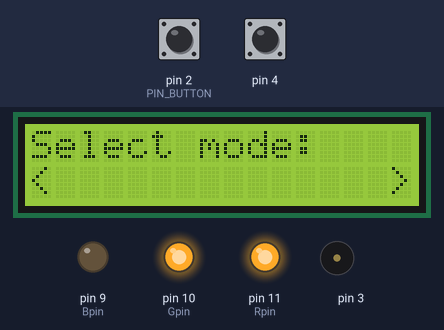
Bench run of a sketch on a simulated Arduino Uno, built with avr-gcc and run on an emulated ATmega328P. Parts: 16×2 character LCD, output pins drawn as LEDs (lit = HIGH), buzzer (waves = sounding). The test bench sets the inputs (shaded band); at power-on: pin 2 (PIN_BUTTON) LOW, pin 4 HIGH. Random numbers use the default seed unless the sketch sets one.

Above: at 7.6 s.
7.7 s: pin 2 (PIN_BUTTON) pulled HIGH for 0.75 s
At 9.76 s:
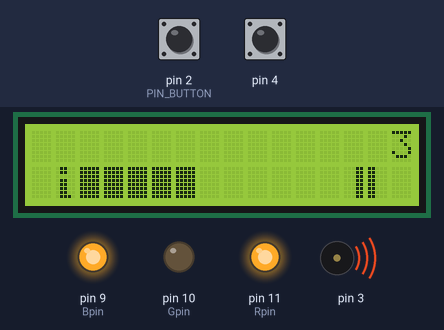
10.3 s: pin 2 (PIN_BUTTON) pulled HIGH for 1 s
At 12.91 s:
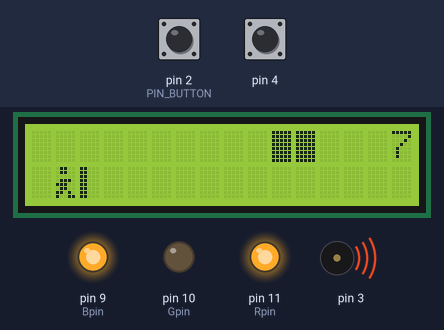
13.1 s: pin 2 (PIN_BUTTON) pulled HIGH for 0.75 s
At 15.28 s:
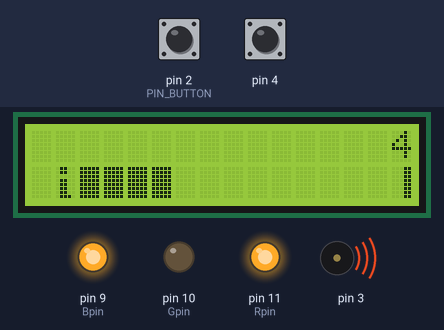
16.2 s: pin 2 (PIN_BUTTON) pulled HIGH for 3.2 s
At 17.94 s:
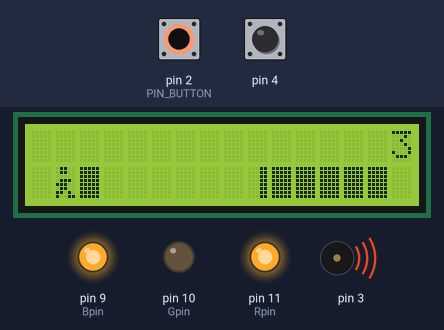
20.9 s: pin 2 (PIN_BUTTON) pulled HIGH for 0.75 s
At 23.12 s:
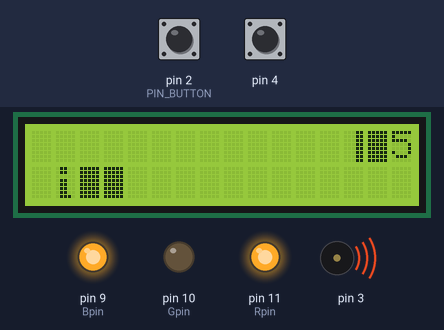
24.3 s: pin 2 (PIN_BUTTON) pulled HIGH for 1 s
At 26.66 s:
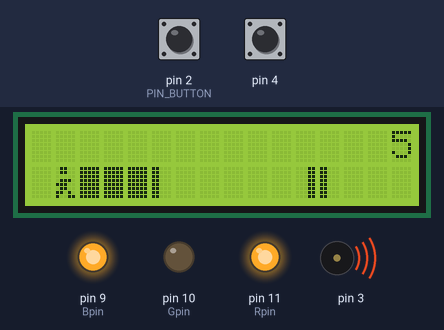
Timing chart, 0 to 28.6 s (numbered marks = the images above; inputs shaded):
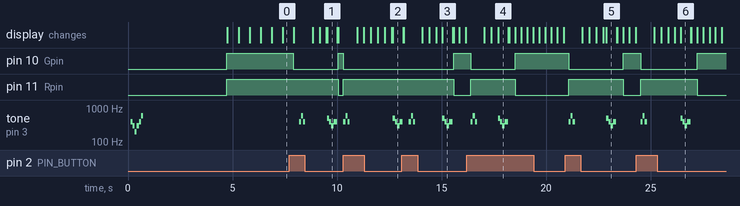

Measured:
- after the input at 7.7 s, pin 9 (Bpin): LOW → HIGH after 0.20 s; pin 10 (Gpin): HIGH → LOW after 0.20 s, → HIGH 2.2 s later; pin 11 (Rpin): HIGH → LOW after 2.4 s; tone on pin 3: plays 400 Hz for 0.10 s, 600 Hz for 0.10 s, 400 Hz for 0.10 s, 500 Hz for 0.10 s, 400 Hz for 0.10 s, 300 Hz for 0.12 s … (7 notes in this stretch), starting after 0.48 s
- after the input at 10.3 s, pin 10 (Gpin): HIGH → LOW at once; pin 11 (Rpin): LOW → HIGH at once; tone on pin 3: plays 400 Hz for 0.10 s, 600 Hz for 0.10 s, 400 Hz for 0.10 s, 500 Hz for 0.10 s, 400 Hz for 0.10 s, 300 Hz for 0.12 s … (7 notes in this stretch), starting at once
- after the input at 16.2 s, pin 10 (Gpin): HIGH → LOW after 0.20 s, → HIGH 2.1 s later; pin 11 (Rpin): LOW → HIGH after 0.20 s, → LOW 2.1 s later; tone on pin 3: plays 400 Hz for 0.10 s, 600 Hz for 0.10 s, 400 Hz for 0.10 s, 500 Hz for 0.10 s, 400 Hz for 0.10 s, 300 Hz for 0.12 s … (7 notes in this stretch), starting after 0.20 s
- after the input at 20.9 s, pin 10 (Gpin): HIGH → LOW after 0.18 s, → HIGH 2.6 s later; pin 11 (Rpin): LOW → HIGH after 0.18 s, → LOW 2.6 s later; tone on pin 3: plays 400 Hz for 0.10 s, 600 Hz for 0.10 s, 400 Hz for 0.10 s, 500 Hz for 0.10 s, 400 Hz for 0.10 s, 300 Hz for 0.12 s … (7 notes in this stretch), starting after 0.18 s
- after the input at 24.3 s, pin 10 (Gpin): HIGH → LOW after 0.22 s, → HIGH 2.7 s later; pin 11 (Rpin): LOW → HIGH after 0.22 s, → LOW 2.7 s later; tone on pin 3: plays 400 Hz for 0.10 s, 600 Hz for 0.10 s, 400 Hz for 0.10 s, 500 Hz for 0.10 s, 400 Hz for 0.10 s, 300 Hz for 0.12 s … (7 notes in this stretch), starting after 0.22 s
- what the display in image 1 shows lasts 0.5 s, from 9.5 s to 10.0 s

The sketch:

JUMP_OR_DIE3.ino
```cpp
// SCHEME
// GND and Pin 3 - Buzzer
// GND and Reset - button
// GND and Pin 4 - button
// GND and Pin 2 - button
// --------DISPLAY---------
// SCL - A5
// SDA - A4
// GND - GND
// VCC - 5V


#include <LiquidCrystal_I2C.h>
volatile int grasw;
volatile int napis;
volatile int podmenu;
#define PIN_BUTTON 2
#define PIN_AUTOPLAY 1
#define PIN_READWRITE 10
#define PIN_CONTRAST 12
#define SPRITE_RUN1 1
#define SPRITE_RUN2 2
#define SPRITE_JUMP 3
#define SPRITE_JUMP_UPPER '.'
#define SPRITE_JUMP_LOWER 4
#define SPRITE_TERRAIN_EMPTY ' '
#define SPRITE_TERRAIN_SOLID 5
#define SPRITE_TERRAIN_SOLID_RIGHT 6
#define SPRITE_TERRAIN_SOLID_LEFT 7
#define HERO_HORIZONTAL_POSITION 1
#define TERRAIN_WIDTH 16
#define TERRAIN_EMPTY 0
#define TERRAIN_LOWER_BLOCK 1
#define TERRAIN_UPPER_BLOCK 2
#define HERO_POSITION_OFF 0
#define HERO_POSITION_RUN_LOWER_1 1
#define HERO_POSITION_RUN_LOWER_2 2
#define HERO_POSITION_JUMP_1 3
#define HERO_POSITION_JUMP_2 4
#define HERO_POSITION_JUMP_3 5
#define HERO_POSITION_JUMP_4 6
#define HERO_POSITION_JUMP_5 7
#define HERO_POSITION_JUMP_6 8
#define HERO_POSITION_JUMP_7 9
#define HERO_POSITION_JUMP_8 10
#define HERO_POSITION_RUN_UPPER_1 11
#define HERO_POSITION_RUN_UPPER_2 12

LiquidCrystal_I2C lcd(0x27, 16, 2);
static char terrainUpper[TERRAIN_WIDTH + 1];
static char terrainLower[TERRAIN_WIDTH + 1];
static bool buttonPushed = false;
char wybor;
char wyborpoz;

#define Rpin 11
#define Gpin 10
#define Bpin 9

void LED_color(int r,int g,int b){
  analogWrite(Rpin,255-r);
  analogWrite(Gpin,255-g);
  analogWrite(Bpin,255-b);

  }
void initializeGraphics(){
  static byte graphics[] = {
    // Run position 1
    B01100,
    B01100,
    B00000,
    B01110,
    B11100,
    B01100,
    B11010,
    B10011,
    // Run position 2
    B01100,
    B01100,
    B00000,
    B01100,
    B01100,
    B01100,
    B01100,
    B01110,
    // Jump
    B01100,
    B01100,
    B00000,
    B11110,
    B01101,
    B11111,
    B10000,
    B00000,
    // Jump lower
    B11110,
    B01101,
    B11111,
    B10000,
    B00000,
    B00000,
    B00000,
    B00000,
    // Ground
    B11111,
    B11111,
    B11111,
    B11111,
    B11111,
    B11111,
    B11111,
    B11111,
    // Ground right
    B00011,
    B00011,
    B00011,
    B00011,
    B00011,
    B00011,
    B00011,
    B00011,
    // Ground left
    B11000,
    B11000,
    B11000,
    B11000,
    B11000,
    B11000,
    B11000,
    B11000,
  };
  int i;


  for (i = 0; i < 7; ++i) {
    lcd.createChar(i + 1, &graphics[i * 8]);
  }
  for (i = 0; i < TERRAIN_WIDTH; ++i) {
    terrainUpper[i] = SPRITE_TERRAIN_EMPTY;
    terrainLower[i] = SPRITE_TERRAIN_EMPTY;
  }
}

void advanceTerrain(char* terrain, byte newTerrain){
  //<表达式1>?<表达式2>:<表达式3>
  //在运算中，首第一个表达式进行检验，如果为真，则返回表达式2的值;如果为假，则返回表达式3的值。
  for (int i = 0; i < TERRAIN_WIDTH; ++i) {
    char current = terrain[i];
    char next = (i == TERRAIN_WIDTH-1) ? newTerrain : terrain[i+1];
    switch (current){
      case SPRITE_TERRAIN_EMPTY:
        terrain[i] = (next == SPRITE_TERRAIN_SOLID) ? SPRITE_TERRAIN_SOLID_RIGHT : SPRITE_TERRAIN_EMPTY;
        break;
      case SPRITE_TERRAIN_SOLID:
        terrain[i] = (next == SPRITE_TERRAIN_EMPTY) ? SPRITE_TERRAIN_SOLID_LEFT : SPRITE_TERRAIN_SOLID;
        break;
      case SPRITE_TERRAIN_SOLID_RIGHT:
        terrain[i] = SPRITE_TERRAIN_SOLID;
        break;
      case SPRITE_TERRAIN_SOLID_LEFT:
        terrain[i] = SPRITE_TERRAIN_EMPTY;
        break;
    }
  }
}
void gl (int czas, int glos){ //播放声音

tone(3, glos);   //在3号角产生频率为glos的脉冲，驱动蜂鸣器
delay(czas);     //保持的时间
noTone(3);//关闭蜂鸣器
}


bool drawHero(byte position, char* terrainUpper, char* terrainLower, unsigned int score) {
  bool collide = false;
  char upperSave = terrainUpper[HERO_HORIZONTAL_POSITION];
  char lowerSave = terrainLower[HERO_HORIZONTAL_POSITION];
  byte upper, lower;
  switch (position) {
    case HERO_POSITION_OFF:
      upper = lower = SPRITE_TERRAIN_EMPTY;
      break;
    case HERO_POSITION_RUN_LOWER_1:
      upper = SPRITE_TERRAIN_EMPTY;
      lower = SPRITE_RUN1;
      break;
    case HERO_POSITION_RUN_LOWER_2:
      upper = SPRITE_TERRAIN_EMPTY;
      lower = SPRITE_RUN2;
      break;
    case HERO_POSITION_JUMP_1:
    case HERO_POSITION_JUMP_8:
      upper = SPRITE_TERRAIN_EMPTY;
      lower = SPRITE_JUMP;
      break;
    case HERO_POSITION_JUMP_2:
    case HERO_POSITION_JUMP_7:
      upper = SPRITE_JUMP_UPPER;
      lower = SPRITE_JUMP_LOWER;
      break;
    case HERO_POSITION_JUMP_3:
    case HERO_POSITION_JUMP_4:
    case HERO_POSITION_JUMP_5:
    case HERO_POSITION_JUMP_6:
      upper = SPRITE_JUMP;
      lower = SPRITE_TERRAIN_EMPTY;
      break;
    case HERO_POSITION_RUN_UPPER_1:
      upper = SPRITE_RUN1;
      lower = SPRITE_TERRAIN_EMPTY;
      break;
    case HERO_POSITION_RUN_UPPER_2:
      upper = SPRITE_RUN2;
      lower = SPRITE_TERRAIN_EMPTY;
      break;
  }
  if (upper != ' ') {
    terrainUpper[HERO_HORIZONTAL_POSITION] = upper;
    collide = (upperSave == SPRITE_TERRAIN_EMPTY) ? false : true;

  }
  if (lower != ' ') {
    terrainLower[HERO_HORIZONTAL_POSITION] = lower;
    collide |= (lowerSave == SPRITE_TERRAIN_EMPTY) ? false : true;
  }

  byte digits = (score > 9999) ? 5 : (score > 999) ? 4 : (score > 99) ? 3 : (score > 9) ? 2 : 1;

  // Draw the scene
  terrainUpper[TERRAIN_WIDTH] = '\0';
  terrainLower[TERRAIN_WIDTH] = '\0';
  char temp = terrainUpper[16-digits];
  terrainUpper[16-digits] = '\0';
  lcd.setCursor(0,0);
  lcd.print(terrainUpper);
  terrainUpper[16-digits] = temp;
  lcd.setCursor(0,1);
  lcd.print(terrainLower);

  lcd.setCursor(16 - digits,0);
  lcd.print(score);

  terrainUpper[HERO_HORIZONTAL_POSITION] = upperSave;
  terrainLower[HERO_HORIZONTAL_POSITION] = lowerSave;
  return collide;
}

// Handle the button push as an interrupt
void buttonPush() {
  buttonPushed = true;

}

void poczatek(){    // 启动时播放音乐
  lcd.setCursor(2,0);//在第二列第一行开始显示
  lcd.print("JUMP OR DIE");

  gl(100,400);
  gl(100,300);
  gl(100,200);
  gl(100,300);
  gl(100,400);
  gl(100,600);
  delay(4000);
  lcd.clear();

}

void gra(int poziomgry){
  static byte heroPos = HERO_POSITION_RUN_LOWER_1;
  static byte newTerrainType = TERRAIN_EMPTY;
  static byte newTerrainDuration = 1;
  static bool playing = false;
  static bool blink = false;
  static unsigned int distance = 0;
  if (!playing) {
    drawHero((blink) ? HERO_POSITION_OFF : heroPos, terrainUpper, terrainLower, distance >> 3);
    if (blink) {
      lcd.clear();
      lcd.setCursor(0,0);
      lcd.print("Press  JUMP");
      LED_color(255,0,0);
    }
    delay(250);
    blink = !blink;
    if (buttonPushed){
      LED_color(0,255,0);
      gl(100,400);
      gl(100,600);
      gl(100,400);
      initializeGraphics();
      heroPos = HERO_POSITION_RUN_LOWER_1;
      playing = true;
      buttonPushed = false;
      distance = 0;
    }
    return;
  }

  // Shift the terrain to the left
  advanceTerrain(terrainLower, newTerrainType == TERRAIN_LOWER_BLOCK ? SPRITE_TERRAIN_SOLID : SPRITE_TERRAIN_EMPTY);
  advanceTerrain(terrainUpper, newTerrainType == TERRAIN_UPPER_BLOCK ? SPRITE_TERRAIN_SOLID : SPRITE_TERRAIN_EMPTY);

  // Make new terrain to enter on the right
  if (--newTerrainDuration == 0) {
    if (newTerrainType == TERRAIN_EMPTY) {
      newTerrainType = (random(3) == 0) ? TERRAIN_UPPER_BLOCK : TERRAIN_LOWER_BLOCK;
      newTerrainDuration = 2 + random(10);
    } else {
      newTerrainType = TERRAIN_EMPTY;
      newTerrainDuration = 10 + random(10);
    }
  }

  if (buttonPushed) {

    if (heroPos <= HERO_POSITION_RUN_LOWER_2)
    gl(100,300);
    heroPos = HERO_POSITION_JUMP_1;
    buttonPushed = false;
  }

  if (drawHero(heroPos, terrainUpper, terrainLower, distance >> 3)) {
    playing = false; // The hero collided with something. Too bad.
    gl(100,500);
    gl(100,400);
    gl(120,300);
    gl(160,400);
    lcd.clear();
  } else {
    if (heroPos == HERO_POSITION_RUN_LOWER_2 || heroPos == HERO_POSITION_JUMP_8) {
      heroPos = HERO_POSITION_RUN_LOWER_1;
    } else if ((heroPos >= HERO_POSITION_JUMP_3 && heroPos <= HERO_POSITION_JUMP_5) && terrainLower[HERO_HORIZONTAL_POSITION] != SPRITE_TERRAIN_EMPTY) {
      heroPos = HERO_POSITION_RUN_UPPER_1;
    } else if (heroPos >= HERO_POSITION_RUN_UPPER_1 && terrainLower[HERO_HORIZONTAL_POSITION] == SPRITE_TERRAIN_EMPTY) {
      heroPos = HERO_POSITION_JUMP_5;
    } else if (heroPos == HERO_POSITION_RUN_UPPER_2) {
      heroPos = HERO_POSITION_RUN_UPPER_1;
    } else {
      ++heroPos;
    }
    ++distance;

    digitalWrite(PIN_AUTOPLAY, terrainLower[HERO_HORIZONTAL_POSITION + 2] == SPRITE_TERRAIN_EMPTY ? HIGH : LOW);
  }
  delay(poziomgry);
  }

void setup(){
  pinMode(4, INPUT_PULLUP);
  pinMode(3, OUTPUT);
  pinMode(PIN_BUTTON, INPUT);
  digitalWrite(PIN_BUTTON, LOW);
  napis = 1;

  attachInterrupt(0/*PIN_BUTTON*/, buttonPush, RISING);

  initializeGraphics();

  lcd.init();
  lcd.backlight();
   poczatek();
   LED_color(0,0,255);
   do{menu();}while(digitalRead(2) == LOW);
   LED_color(0,255,0);
}


void loop() {
switch (grasw) {
case 1:
    gra(70);
break;
case 2:
    gra(50);
break;
case 3:
    gra(15);
break;
case 4:
    gra(1);
break;
    }
  }

void menu() {//初始话时模式选择菜单

if (napis > 4 || napis < 0) {napis == 0;}
if (digitalRead(4) == HIGH) { napis++;}
  switch (napis) {

    case 1:
    lcd.setCursor(0,0);
  lcd.print("Select mode:");
  lcd.setCursor(0,1);
  lcd.print("<     Easy     >");
  delay(500);
  lcd.clear();
  lcd.setCursor(0,0);
  lcd.print("Select mode:");
  lcd.setCursor(0,1);
  lcd.print("<              >");
  delay(500);
  if(digitalRead(2) == HIGH) {
    grasw = 1;
    grasw;}

  break;
    case 2:
lcd.setCursor(0,0);
  lcd.print("Select mode:");
  lcd.setCursor(0,1);
  lcd.print("<    Medium    >");
  delay(500);
  lcd.clear();
  lcd.setCursor(0,0);
  lcd.print("Select mode:");
  lcd.setCursor(0,1);
  lcd.print("<              >");
  delay(500);
if(digitalRead(2) == HIGH) {
    grasw = 2;
    grasw;}
    break;

    case 3:
lcd.setCursor(0,0);
  lcd.print("Select mode:");
  lcd.setCursor(0,1);
  lcd.print("<     Hard     >");
  delay(500);
  lcd.clear();
  lcd.setCursor(0,0);
  lcd.print("Select mode:");
  lcd.setCursor(0,1);
  lcd.print("<              >");
  delay(500);
  if(digitalRead(2) == HIGH) {
    grasw = 3;
    grasw;}

    break;
    case 4:
lcd.setCursor(0,0);
  lcd.print("Select mode:");
  lcd.setCursor(0,1);
  lcd.print("<  impossible  >");
  delay(500);
  lcd.clear();
  lcd.setCursor(0,0);
  lcd.print("Select mode:");
  lcd.setCursor(0,1);
  lcd.print("<              >");
  delay(500);
  if(digitalRead(2) == HIGH) {
    grasw = 4;
    grasw;}
    break;

  default:
napis = 0;
  break;
    }
  }
```
